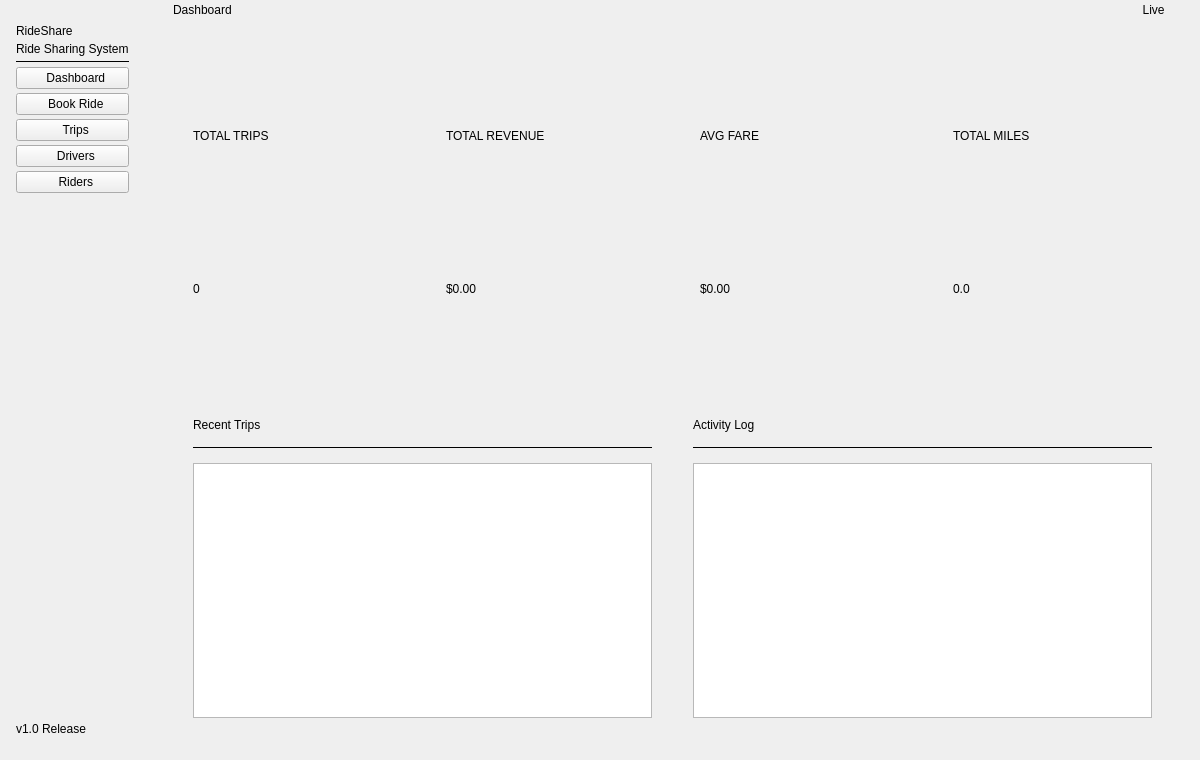
<?xml version="1.0" encoding="UTF-8"?>
<ui version="4.0">
 <class>MainWindow</class>
 <widget class="QMainWindow" name="MainWindow">
  <property name="geometry">
   <rect><x>0</x><y>0</y><width>1200</width><height>760</height></rect>
  </property>
  <property name="windowTitle">
   <string>RideShare</string>
  </property>
  <property name="minimumSize">
   <size><width>960</width><height>640</height></size>
  </property>

  <widget class="QWidget" name="centralWidget">
   <layout class="QHBoxLayout" name="rootLayout">
    <property name="spacing"><number>0</number></property>
    <property name="leftMargin"><number>0</number></property>
    <property name="topMargin"><number>0</number></property>
    <property name="rightMargin"><number>0</number></property>
    <property name="bottomMargin"><number>0</number></property>

    <item>
     <widget class="QWidget" name="sidebar">
      <property name="minimumWidth"><number>220</number></property>
      <property name="maximumWidth"><number>220</number></property>
      <layout class="QVBoxLayout" name="sidebarLayout">
       <property name="spacing"><number>4</number></property>
       <property name="leftMargin"><number>16</number></property>
       <property name="topMargin"><number>24</number></property>
       <property name="rightMargin"><number>16</number></property>
       <property name="bottomMargin"><number>24</number></property>

       <item>
        <widget class="QLabel" name="logoLabel">
         <property name="text"><string>RideShare</string></property>
        </widget>
       </item>
       <item>
        <widget class="QLabel" name="logoSub">
         <property name="text"><string>Ride Sharing System</string></property>
        </widget>
       </item>
       <item>
        <widget class="QFrame" name="sidebarDivider">
         <property name="frameShape"><enum>QFrame::HLine</enum></property>
         <property name="frameShadow"><enum>QFrame::Plain</enum></property>
         <property name="maximumHeight"><number>1</number></property>
        </widget>
       </item>

       <item>
        <widget class="QPushButton" name="navDashboard">
         <property name="text"><string>  Dashboard</string></property>
         <property name="minimumHeight"><number>40</number></property>
         <property name="cursor"><cursorShape>PointingHandCursor</cursorShape></property>
        </widget>
       </item>
       <item>
        <widget class="QPushButton" name="navBook">
         <property name="text"><string>  Book Ride</string></property>
         <property name="minimumHeight"><number>40</number></property>
         <property name="cursor"><cursorShape>PointingHandCursor</cursorShape></property>
        </widget>
       </item>
       <item>
        <widget class="QPushButton" name="navTrips">
         <property name="text"><string>  Trips</string></property>
         <property name="minimumHeight"><number>40</number></property>
         <property name="cursor"><cursorShape>PointingHandCursor</cursorShape></property>
        </widget>
       </item>
       <item>
        <widget class="QPushButton" name="navDrivers">
         <property name="text"><string>  Drivers</string></property>
         <property name="minimumHeight"><number>40</number></property>
         <property name="cursor"><cursorShape>PointingHandCursor</cursorShape></property>
        </widget>
       </item>
       <item>
        <widget class="QPushButton" name="navRiders">
         <property name="text"><string>  Riders</string></property>
         <property name="minimumHeight"><number>40</number></property>
         <property name="cursor"><cursorShape>PointingHandCursor</cursorShape></property>
        </widget>
       </item>

       <item>
        <spacer name="sidebarSpacer">
         <property name="orientation"><enum>Qt::Vertical</enum></property>
         <property name="sizeHint" stdset="0"><size><width>20</width><height>40</height></size></property>
        </spacer>
       </item>
       <item>
        <widget class="QLabel" name="versionLabel">
         <property name="text"><string>v1.0 Release</string></property>
        </widget>
       </item>
      </layout>
     </widget>
    </item>

    <item>
     <widget class="QWidget" name="mainArea">
      <layout class="QVBoxLayout" name="mainAreaLayout">
       <property name="spacing"><number>0</number></property>
       <property name="leftMargin"><number>0</number></property>
       <property name="topMargin"><number>0</number></property>
       <property name="rightMargin"><number>0</number></property>
       <property name="bottomMargin"><number>0</number></property>

       <item>
        <widget class="QWidget" name="topbar">
         <property name="minimumHeight"><number>56</number></property>
         <property name="maximumHeight"><number>56</number></property>
         <layout class="QHBoxLayout" name="topbarLayout">
          <property name="leftMargin"><number>28</number></property>
          <property name="rightMargin"><number>28</number></property>
          <property name="topMargin"><number>0</number></property>
          <property name="bottomMargin"><number>0</number></property>
          <property name="spacing"><number>12</number></property>
          <item>
           <widget class="QLabel" name="pageTitle">
            <property name="text"><string>Dashboard</string></property>
           </widget>
          </item>
          <item>
           <spacer name="topbarSpacer">
            <property name="orientation"><enum>Qt::Horizontal</enum></property>
            <property name="sizeHint" stdset="0"><size><width>40</width><height>20</height></size></property>
           </spacer>
          </item>
          <item>
           <widget class="QLabel" name="statusChip">
            <property name="text"><string>  Live  </string></property>
           </widget>
          </item>
         </layout>
        </widget>
       </item>

       <item>
        <widget class="QStackedWidget" name="pageStack">

         <widget class="QWidget" name="pageDashboard">
          <layout class="QVBoxLayout" name="dashLayout">
           <property name="leftMargin"><number>28</number></property>
           <property name="topMargin"><number>24</number></property>
           <property name="rightMargin"><number>28</number></property>
           <property name="bottomMargin"><number>24</number></property>
           <property name="spacing"><number>20</number></property>

           <item>
            <layout class="QHBoxLayout" name="metricsRow">
             <property name="spacing"><number>14</number></property>

             <item>
              <widget class="QWidget" name="cardTotalRides">
               <property name="minimumHeight"><number>90</number></property>
               <property name="maximumHeight"><number>110</number></property>
               <layout class="QVBoxLayout" name="cardTotalRidesLayout">
                <property name="leftMargin"><number>20</number></property>
                <property name="topMargin"><number>18</number></property>
                <property name="rightMargin"><number>20</number></property>
                <property name="bottomMargin"><number>18</number></property>
                <property name="spacing"><number>6</number></property>
                <item>
                 <widget class="QLabel" name="lblTotalRidesLabel">
                  <property name="text"><string>TOTAL TRIPS</string></property>
                 </widget>
                </item>
                <item>
                 <widget class="QLabel" name="lblTotalRides">
                  <property name="text"><string>0</string></property>
                 </widget>
                </item>
               </layout>
              </widget>
             </item>

             <item>
              <widget class="QWidget" name="cardRevenue">
               <property name="minimumHeight"><number>90</number></property>
               <property name="maximumHeight"><number>110</number></property>
               <layout class="QVBoxLayout" name="cardRevenueLayout">
                <property name="leftMargin"><number>20</number></property>
                <property name="topMargin"><number>18</number></property>
                <property name="rightMargin"><number>20</number></property>
                <property name="bottomMargin"><number>18</number></property>
                <property name="spacing"><number>6</number></property>
                <item>
                 <widget class="QLabel" name="lblRevenueLabel">
                  <property name="text"><string>TOTAL REVENUE</string></property>
                 </widget>
                </item>
                <item>
                 <widget class="QLabel" name="lblRevenue">
                  <property name="text"><string>$0.00</string></property>
                 </widget>
                </item>
               </layout>
              </widget>
             </item>

             <item>
              <widget class="QWidget" name="cardAvgFare">
               <property name="minimumHeight"><number>90</number></property>
               <property name="maximumHeight"><number>110</number></property>
               <layout class="QVBoxLayout" name="cardAvgFareLayout">
                <property name="leftMargin"><number>20</number></property>
                <property name="topMargin"><number>18</number></property>
                <property name="rightMargin"><number>20</number></property>
                <property name="bottomMargin"><number>18</number></property>
                <property name="spacing"><number>6</number></property>
                <item>
                 <widget class="QLabel" name="lblAvgFareLabel">
                  <property name="text"><string>AVG FARE</string></property>
                 </widget>
                </item>
                <item>
                 <widget class="QLabel" name="lblAvgFare">
                  <property name="text"><string>$0.00</string></property>
                 </widget>
                </item>
               </layout>
              </widget>
             </item>

             <item>
              <widget class="QWidget" name="cardMiles">
               <property name="minimumHeight"><number>90</number></property>
               <property name="maximumHeight"><number>110</number></property>
               <layout class="QVBoxLayout" name="cardMilesLayout">
                <property name="leftMargin"><number>20</number></property>
                <property name="topMargin"><number>18</number></property>
                <property name="rightMargin"><number>20</number></property>
                <property name="bottomMargin"><number>18</number></property>
                <property name="spacing"><number>6</number></property>
                <item>
                 <widget class="QLabel" name="lblMilesLabel">
                  <property name="text"><string>TOTAL MILES</string></property>
                 </widget>
                </item>
                <item>
                 <widget class="QLabel" name="lblMiles">
                  <property name="text"><string>0.0</string></property>
                 </widget>
                </item>
               </layout>
              </widget>
             </item>

            </layout>
           </item>

           <item>
            <widget class="QSplitter" name="dashSplitter">
             <property name="orientation"><enum>Qt::Horizontal</enum></property>
             <property name="handleWidth"><number>1</number></property>

             <widget class="QWidget" name="cardRecentTrips">
              <layout class="QVBoxLayout" name="recentTripsLayout">
               <property name="leftMargin"><number>20</number></property>
               <property name="topMargin"><number>18</number></property>
               <property name="rightMargin"><number>20</number></property>
               <property name="bottomMargin"><number>18</number></property>
               <property name="spacing"><number>14</number></property>
               <item>
                <widget class="QLabel" name="recentTripsTitle">
                 <property name="text"><string>Recent Trips</string></property>
                </widget>
               </item>
               <item>
                <widget class="QFrame" name="recentTripsDivider">
                 <property name="frameShape"><enum>QFrame::HLine</enum></property>
                 <property name="frameShadow"><enum>QFrame::Plain</enum></property>
                 <property name="maximumHeight"><number>1</number></property>
                </widget>
               </item>
               <item>
                <widget class="QListWidget" name="dashTripsList">
                 <property name="spacing"><number>3</number></property>
                </widget>
               </item>
              </layout>
             </widget>

             <widget class="QWidget" name="cardActivityLog">
              <layout class="QVBoxLayout" name="activityLogLayout">
               <property name="leftMargin"><number>20</number></property>
               <property name="topMargin"><number>18</number></property>
               <property name="rightMargin"><number>20</number></property>
               <property name="bottomMargin"><number>18</number></property>
               <property name="spacing"><number>14</number></property>
               <item>
                <widget class="QLabel" name="activityLogTitle">
                 <property name="text"><string>Activity Log</string></property>
                </widget>
               </item>
               <item>
                <widget class="QFrame" name="activityLogDivider">
                 <property name="frameShape"><enum>QFrame::HLine</enum></property>
                 <property name="frameShadow"><enum>QFrame::Plain</enum></property>
                 <property name="maximumHeight"><number>1</number></property>
                </widget>
               </item>
               <item>
                <widget class="QTextEdit" name="activityLog">
                 <property name="readOnly"><bool>true</bool></property>
                </widget>
               </item>
              </layout>
             </widget>

            </widget>
           </item>

          </layout>
         </widget>

         <widget class="QWidget" name="pageBook">
          <layout class="QHBoxLayout" name="bookPageLayout">
           <property name="leftMargin"><number>28</number></property>
           <property name="topMargin"><number>24</number></property>
           <property name="rightMargin"><number>28</number></property>
           <property name="bottomMargin"><number>24</number></property>
           <property name="spacing"><number>20</number></property>

           <item>
            <widget class="QWidget" name="bookFormCard">
             <layout class="QVBoxLayout" name="bookFormLayout">
              <property name="leftMargin"><number>24</number></property>
              <property name="topMargin"><number>22</number></property>
              <property name="rightMargin"><number>24</number></property>
              <property name="bottomMargin"><number>22</number></property>
              <property name="spacing"><number>16</number></property>

              <item>
               <widget class="QLabel" name="bookFormTitle">
                <property name="text"><string>Request a Ride</string></property>
               </widget>
              </item>
              <item>
               <widget class="QFrame" name="bookFormDivider">
                <property name="frameShape"><enum>QFrame::HLine</enum></property>
                <property name="frameShadow"><enum>QFrame::Plain</enum></property>
                <property name="maximumHeight"><number>1</number></property>
               </widget>
              </item>

              <item>
               <widget class="QLabel" name="rideTypeLabel">
                <property name="text"><string>CHOOSE RIDE TYPE</string></property>
               </widget>
              </item>

              <item>
               <layout class="QHBoxLayout" name="typeButtonsRow">
                <property name="spacing"><number>10</number></property>
                <item>
                 <widget class="QPushButton" name="btnStandard">
                  <property name="text"><string>Standard&#xa;$1.20/mi</string></property>
                  <property name="minimumHeight"><number>70</number></property>
                  <property name="cursor"><cursorShape>PointingHandCursor</cursorShape></property>
                 </widget>
                </item>
                <item>
                 <widget class="QPushButton" name="btnPremium">
                  <property name="text"><string>Premium&#xa;$2.80/mi</string></property>
                  <property name="minimumHeight"><number>70</number></property>
                  <property name="cursor"><cursorShape>PointingHandCursor</cursorShape></property>
                 </widget>
                </item>
                <item>
                 <widget class="QPushButton" name="btnShared">
                  <property name="text"><string>Shared&#xa;Split fare</string></property>
                  <property name="minimumHeight"><number>70</number></property>
                  <property name="cursor"><cursorShape>PointingHandCursor</cursorShape></property>
                 </widget>
                </item>
               </layout>
              </item>

              <item>
               <layout class="QHBoxLayout" name="riderDriverRow">
                <property name="spacing"><number>14</number></property>
                <item>
                 <layout class="QVBoxLayout" name="riderCol">
                  <property name="spacing"><number>6</number></property>
                  <item>
                   <widget class="QLabel" name="riderLabel">
                    <property name="text"><string>PASSENGER</string></property>
                   </widget>
                  </item>
                  <item>
                   <widget class="QComboBox" name="comboRider">
                    <item><property name="text"><string>Bob Chen</string></property></item>
                    <item><property name="text"><string>Diana Park</string></property></item>
                    <item><property name="text"><string>Ethan Nguyen</string></property></item>
                   </widget>
                  </item>
                 </layout>
                </item>
                <item>
                 <layout class="QVBoxLayout" name="driverCol">
                  <property name="spacing"><number>6</number></property>
                  <item>
                   <widget class="QLabel" name="driverLabel">
                    <property name="text"><string>DRIVER</string></property>
                   </widget>
                  </item>
                  <item>
                   <widget class="QComboBox" name="comboDriver">
                    <item><property name="text"><string>Alice Johnson  4.9</string></property></item>
                    <item><property name="text"><string>Carlos Rivera  4.7</string></property></item>
                    <item><property name="text"><string>Priya Sharma  4.8</string></property></item>
                   </widget>
                  </item>
                 </layout>
                </item>
               </layout>
              </item>

              <item>
               <layout class="QVBoxLayout" name="pickupCol">
                <property name="spacing"><number>6</number></property>
                <item>
                 <widget class="QLabel" name="pickupLabel">
                  <property name="text"><string>PICKUP LOCATION</string></property>
                 </widget>
                </item>
                <item>
                 <widget class="QLineEdit" name="entryPickup">
                  <property name="placeholderText"><string>Where are you?</string></property>
                  <property name="minimumHeight"><number>42</number></property>
                 </widget>
                </item>
               </layout>
              </item>

              <item>
               <layout class="QVBoxLayout" name="dropoffCol">
                <property name="spacing"><number>6</number></property>
                <item>
                 <widget class="QLabel" name="dropoffLabel">
                  <property name="text"><string>DROPOFF LOCATION</string></property>
                 </widget>
                </item>
                <item>
                 <widget class="QLineEdit" name="entryDropoff">
                  <property name="placeholderText"><string>Where to?</string></property>
                  <property name="minimumHeight"><number>42</number></property>
                 </widget>
                </item>
               </layout>
              </item>

              <item>
               <layout class="QHBoxLayout" name="distPaxRow">
                <property name="spacing"><number>14</number></property>
                <item>
                 <layout class="QVBoxLayout" name="distCol">
                  <property name="spacing"><number>6</number></property>
                  <item>
                   <widget class="QLabel" name="distLabel">
                    <property name="text"><string>DISTANCE (miles)</string></property>
                   </widget>
                  </item>
                  <item>
                   <widget class="QLineEdit" name="entryDist">
                    <property name="placeholderText"><string>e.g. 4.2</string></property>
                    <property name="minimumHeight"><number>42</number></property>
                   </widget>
                  </item>
                 </layout>
                </item>
                <item>
                 <widget class="QWidget" name="paxWidget">
                  <layout class="QVBoxLayout" name="paxCol">
                   <property name="spacing"><number>6</number></property>
                   <property name="leftMargin"><number>0</number></property>
                   <property name="topMargin"><number>0</number></property>
                   <property name="rightMargin"><number>0</number></property>
                   <property name="bottomMargin"><number>0</number></property>
                   <item>
                    <widget class="QLabel" name="paxLabel">
                     <property name="text"><string>PASSENGERS</string></property>
                    </widget>
                   </item>
                   <item>
                    <widget class="QLineEdit" name="entryPax">
                     <property name="text"><string>2</string></property>
                     <property name="minimumHeight"><number>42</number></property>
                    </widget>
                   </item>
                  </layout>
                 </widget>
                </item>
               </layout>
              </item>

              <item>
               <widget class="QWidget" name="fareBox">
                <layout class="QHBoxLayout" name="fareBoxLayout">
                 <property name="leftMargin"><number>18</number></property>
                 <property name="topMargin"><number>16</number></property>
                 <property name="rightMargin"><number>18</number></property>
                 <property name="bottomMargin"><number>16</number></property>
                 <property name="spacing"><number>12</number></property>
                 <item>
                  <layout class="QVBoxLayout" name="fareTextCol">
                   <property name="spacing"><number>4</number></property>
                   <item>
                    <widget class="QLabel" name="farePriceLabel">
                     <property name="text"><string>ESTIMATED FARE</string></property>
                    </widget>
                   </item>
                   <item>
                    <widget class="QLabel" name="lblFareFormula">
                     <property name="text"><string>Enter distance to see fare</string></property>
                    </widget>
                   </item>
                  </layout>
                 </item>
                 <item>
                  <spacer name="fareBoxSpacer">
                   <property name="orientation"><enum>Qt::Horizontal</enum></property>
                   <property name="sizeHint" stdset="0"><size><width>40</width><height>20</height></size></property>
                  </spacer>
                 </item>
                 <item>
                  <widget class="QLabel" name="lblFareAmount">
                   <property name="text"><string>-</string></property>
                   <property name="alignment"><set>AlignRight|AlignVCenter</set></property>
                  </widget>
                 </item>
                </layout>
               </widget>
              </item>

              <item>
               <widget class="QPushButton" name="btnBook">
                <property name="text"><string>Request Ride</string></property>
                <property name="minimumHeight"><number>48</number></property>
                <property name="cursor"><cursorShape>PointingHandCursor</cursorShape></property>
               </widget>
              </item>

              <item>
               <spacer name="bookFormSpacer">
                <property name="orientation"><enum>Qt::Vertical</enum></property>
                <property name="sizeHint" stdset="0"><size><width>20</width><height>20</height></size></property>
               </spacer>
              </item>

             </layout>
            </widget>
           </item>

           <item>
            <widget class="QWidget" name="bookSideCard">
             <property name="minimumWidth"><number>340</number></property>
             <property name="maximumWidth"><number>380</number></property>
             <layout class="QVBoxLayout" name="bookSideLayout">
              <property name="leftMargin"><number>20</number></property>
              <property name="topMargin"><number>18</number></property>
              <property name="rightMargin"><number>20</number></property>
              <property name="bottomMargin"><number>18</number></property>
              <property name="spacing"><number>14</number></property>
              <item>
               <widget class="QLabel" name="bookSideTitle">
                <property name="text"><string>Recent Trips</string></property>
               </widget>
              </item>
              <item>
               <widget class="QFrame" name="bookSideDivider">
                <property name="frameShape"><enum>QFrame::HLine</enum></property>
                <property name="frameShadow"><enum>QFrame::Plain</enum></property>
                <property name="maximumHeight"><number>1</number></property>
               </widget>
              </item>
              <item>
               <widget class="QListWidget" name="bookTripsList">
                <property name="spacing"><number>3</number></property>
               </widget>
              </item>
             </layout>
            </widget>
           </item>

          </layout>
         </widget>

         <widget class="QWidget" name="pageTrips">
          <layout class="QVBoxLayout" name="tripsPageLayout">
           <property name="leftMargin"><number>28</number></property>
           <property name="topMargin"><number>24</number></property>
           <property name="rightMargin"><number>28</number></property>
           <property name="bottomMargin"><number>24</number></property>
           <property name="spacing"><number>16</number></property>
           <item>
            <widget class="QWidget" name="cardAllTrips">
             <layout class="QVBoxLayout" name="allTripsLayout">
              <property name="leftMargin"><number>20</number></property>
              <property name="topMargin"><number>18</number></property>
              <property name="rightMargin"><number>20</number></property>
              <property name="bottomMargin"><number>18</number></property>
              <property name="spacing"><number>14</number></property>
              <item>
               <widget class="QLabel" name="allTripsTitle">
                <property name="text"><string>All Trips</string></property>
               </widget>
              </item>
              <item>
               <widget class="QLabel" name="allTripsSub">
                <property name="text"><string>Complete history across all ride types.</string></property>
               </widget>
              </item>
              <item>
               <widget class="QFrame" name="allTripsDivider">
                <property name="frameShape"><enum>QFrame::HLine</enum></property>
                <property name="frameShadow"><enum>QFrame::Plain</enum></property>
                <property name="maximumHeight"><number>1</number></property>
               </widget>
              </item>
              <item>
               <widget class="QListWidget" name="allTripsList">
                <property name="spacing"><number>3</number></property>
               </widget>
              </item>
             </layout>
            </widget>
           </item>
          </layout>
         </widget>

         <widget class="QWidget" name="pageDrivers">
          <layout class="QVBoxLayout" name="driversPageLayout">
           <property name="leftMargin"><number>28</number></property>
           <property name="topMargin"><number>24</number></property>
           <property name="rightMargin"><number>28</number></property>
           <property name="bottomMargin"><number>24</number></property>
           <property name="spacing"><number>16</number></property>
           <item>
            <widget class="QWidget" name="cardDrivers">
             <layout class="QVBoxLayout" name="driversListLayout">
              <property name="leftMargin"><number>20</number></property>
              <property name="topMargin"><number>18</number></property>
              <property name="rightMargin"><number>20</number></property>
              <property name="bottomMargin"><number>18</number></property>
              <property name="spacing"><number>14</number></property>
              <item>
               <widget class="QLabel" name="driversTitle">
                <property name="text"><string>Drivers</string></property>
               </widget>
              </item>
              <item>
               <widget class="QFrame" name="driversDivider">
                <property name="frameShape"><enum>QFrame::HLine</enum></property>
                <property name="frameShadow"><enum>QFrame::Plain</enum></property>
                <property name="maximumHeight"><number>1</number></property>
               </widget>
              </item>
              <item>
               <widget class="QListWidget" name="driversList">
                <property name="spacing"><number>3</number></property>
               </widget>
              </item>
             </layout>
            </widget>
           </item>
          </layout>
         </widget>

         <widget class="QWidget" name="pageRiders">
          <layout class="QVBoxLayout" name="ridersPageLayout">
           <property name="leftMargin"><number>28</number></property>
           <property name="topMargin"><number>24</number></property>
           <property name="rightMargin"><number>28</number></property>
           <property name="bottomMargin"><number>24</number></property>
           <property name="spacing"><number>16</number></property>
           <item>
            <widget class="QWidget" name="cardRiders">
             <layout class="QVBoxLayout" name="ridersListLayout">
              <property name="leftMargin"><number>20</number></property>
              <property name="topMargin"><number>18</number></property>
              <property name="rightMargin"><number>20</number></property>
              <property name="bottomMargin"><number>18</number></property>
              <property name="spacing"><number>14</number></property>
              <item>
               <widget class="QLabel" name="ridersTitle">
                <property name="text"><string>Riders</string></property>
               </widget>
              </item>
              <item>
               <widget class="QFrame" name="ridersDivider">
                <property name="frameShape"><enum>QFrame::HLine</enum></property>
                <property name="frameShadow"><enum>QFrame::Plain</enum></property>
                <property name="maximumHeight"><number>1</number></property>
               </widget>
              </item>
              <item>
               <widget class="QListWidget" name="ridersList">
                <property name="spacing"><number>3</number></property>
               </widget>
              </item>
             </layout>
            </widget>
           </item>
          </layout>
         </widget>

        </widget>
       </item>

      </layout>
     </widget>
    </item>

   </layout>
  </widget>
 </widget>

</ui>
